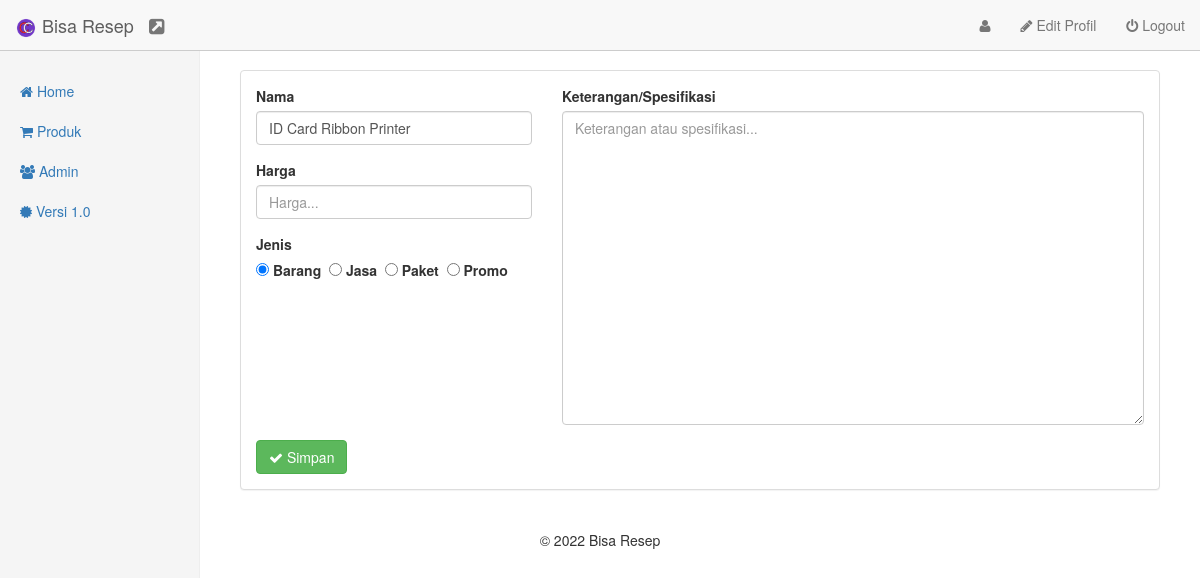
Page /index.php/admin/produk/edit/2076z25iqgrg on the committed database.
### tables this page shows
CREATE TABLE IF NOT EXISTS `setting` (
  `id` int(11) NOT NULL,
  `judul` varchar(45) NOT NULL,
  `tagline` varchar(128) NOT NULL,
  `telepon1` varchar(45) NOT NULL,
  `telepon2` varchar(45) NOT NULL,
  `email` varchar(64) NOT NULL,
  `alamat` varchar(128) NOT NULL,
  `peta` text NOT NULL,
  `tentang` text NOT NULL
);

CREATE TABLE IF NOT EXISTS `produk` (
  `id` varchar(16) NOT NULL,
  `nama` varchar(64) NOT NULL,
  `jenis` varchar(64) NOT NULL,
  `keterangan` text NOT NULL,
  `harga` varchar(16) NOT NULL,
  `foto` varchar(32) DEFAULT NULL,
  `tanggal` timestamp NOT NULL DEFAULT CURRENT_TIMESTAMP
);

### application/controllers/admin/Produk.php (called while the page is built, shortened)
<?php
class Produk extends CI_Controller {
	function __construct() {
		$this->load->model('produk_model');
	}
	function edit($id = null) {
		if($id == null) {
			show_404();
		} else {
			$data['page'] = 'form_edit_produk';
			$data['produk'] = $this->produk_model->get_by_id($id);
			$data['web'] = $this->pengaturan_model->get(1);
			$this->load->view('admin/header', $data);
			$this->load->view('admin/navbar');
			$this->load->view('admin/content', $data);
			$this->load->view('admin/footer');
		}
	}
}

### index.php (called while the page is built, shortened)
<?php
require_once BASEPATH.'core/CodeIgniter.php';

### application/models/Pengaturan_model.php (called while the page is built, shortened)
<?php
class Pengaturan_model extends CI_Model {
	private $tabel = 'setting';
	function get($id = null){
		$query = $this->db->get_where($this->tabel, array('id'=>$id));
		return $query->row();
	}
}

### application/models/Produk_model.php (called while the page is built, shortened)
<?php
class Produk_model extends CI_Model{
    public function get_by_id($id){
        $query = $this->db->get_where('produk', array('id' => $id));
		if($query->num_rows() > 0){
			return $query->row();
		} else {
			return 0;
		}
    }
}

### application/views/admin/form_edit_produk.php (the view, shortened to what this page needs)
<div class="panel panel-default" id="form-tambah">
	<form action="<?php echo site_url('admin/produk/update') ?>" method="post" enctype="multipart/form-data">
    <div class="panel-body">
		<div class="row">
			<div class="col-md-4">
				<div class="form-group">
					<label for="nama-barang">Nama</label>
                    <input type="text" class="form-control" name="nama" value="<?php echo $produk->nama ?>" placeholder="Nama Produk..." />
				</div>
				<div class="form-group">
					<label for="nama-barang">Harga</label>
					<input type="text" class="form-control" name="harga" id="harga-barang" value="<?php echo $produk->harga ?>" placeholder="Harga..." />
				</div>
                <div class="form-group">
					<label for="jenis">Jenis</label><br>
					<span class="check">
						<label><input type="radio" name="jenis" <?php echo ($produk->jenis == 'barang') ? "checked":"" ?> value="barang"> Barang</label>&nbsp;
						<label><input type="radio" name="jenis" <?php echo ($produk->jenis == 'jasa') ? "checked":"" ?> value="jasa"> Jasa</label>&nbsp;
						<label><input type="radio" name="jenis" <?php echo ($produk->jenis == 'paket') ? "checked":"" ?> value="paket"> Paket</label>&nbsp;
						<label><input type="radio" name="jenis" <?php echo ($produk->jenis == 'promo') ? "checked":"" ?> value="promo"> Promo</label>
					</span>
				</div>
				</div>
				<div class="col-md-8">
					<div class="form-group">
                        <label for="nama-barang">Keterangan/Spesifikasi</label>
                        <textarea name="keterangan" class="form-control" rows="15" placeholder="Keterangan atau spesifikasi..."><?php echo $produk->keterangan ?></textarea>
					</div>
				</div>
			</div>
			<button type="submit" class="btn btn-success"><i class="fa fa-check"></i> Simpan</button>
		</div>
	</form>
</div>

### application/views/admin/navbar.php
<nav class="navbar navbar-default navbar-fixed-top" style="border-bottom: 1px solid #ccc">
	<div class="container-fluid">
		<div class="navbar-header">
	      	<a class="navbar-brand" href="<?php echo site_url('admin/home') ?>"><img src="<?php echo base_url('assets/tjc/img/logo-tangsi.png') ?>" style="display:inline; width:22px"/> <?php echo $web->judul ?></a>
		</div>
		<a href="<?php echo site_url()?>" class="navbar-brand" target="blank" title="<?php echo site_url() ?>"><i class="fa fa-external-link-square"></i></a>
  		<div class="collapse navbar-collapse" id="bs-example-navbar-collapse-1">
		    <ul class="nav navbar-nav navbar-right">
				<li><a href="<?php echo site_url('admin/profil/') ?>"><i class="fa fa-user"></i> <?php echo $this->session->userdata('nama'); ?></a></li>
				<li><a href="<?php echo site_url('admin/profil/edit') ?>"><i class="fa fa-pencil"></i> Edit Profil</a></li>
				<li><a href="<?php echo site_url("admin/login/logout") ?>"><i class="fa fa-power-off"></i> Logout</a></li>
		    </ul>
	    </div>
	</div>
</nav>

### application/views/admin/footer.php (shortened to what this page needs)
	<footer>
        <p class="text-center">&copy; <?php echo Date('Y') ?> <?php echo $web->judul ?></p>
    </footer>
  </body>
</html>

### rows in the picture
setting: judul "Bisa Resep"
produk: nama "ID Card Ribbon Printer", jenis "☑ Barang", jenis "☐ Jasa", jenis "☐ Paket", jenis "☐ Promo"

### other values in the picture
Date('Y') "2022"
